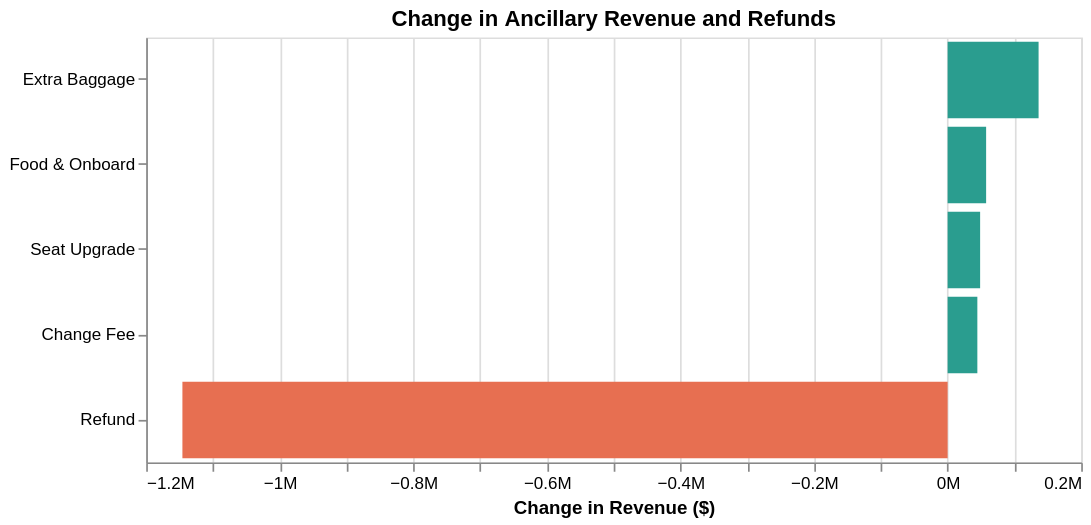

The notebook cell this image was saved under:
### Code cell
ancillary_change = revenue_change[
    revenue_change["Category"] != "Ticket"
]

alt.Chart(ancillary_change[["Category", "Change"]]).mark_bar().encode(
    y=alt.Y("Category:N", sort="-x", title=None),
    x=alt.X(
        "Change:Q",
        title="Change in Revenue ($)",
        axis=alt.Axis(format="~s")
    ),
    color=alt.condition(
        alt.datum.Change >= 0,
        alt.value("#2A9D8F"),
        alt.value("#E76F51")
    ),
    tooltip=[
        "Category",
        alt.Tooltip("Change:Q", format="$,.0f")
    ]
).properties(
    title="Change in Ancillary Revenue and Refunds",
    width=550,
    height=250
)

### Figure 1 — Vega-Lite specification as saved in the notebook (floating-point values rounded to 4 significant figures)
{"config": {"view": {"continuousWidth": 300, "continuousHeight": 300}}, "data": {"name": "data-9a1dea3e2bb97a35b6b92a218b0c3afd"}, "mark": {"type": "bar"}, "encoding": {"color": {"condition": {"test": "(datum.Change >= 0)", "value": "#2A9D8F"}, "value": "#E76F51"}, "tooltip": [{"field": "Category", "type": "nominal"}, {"field": "Change", "format": "$,.0f", "type": "quantitative"}], "x": {"axis": {"format": "~s"}, "field": "Change", "title": "Change in Revenue ($)", "type": "quantitative"}, "y": {"field": "Category", "sort": "-x", "title": null, "type": "nominal"}}, "height": 250, "title": "Change in Ancillary Revenue and Refunds", "width": 550, "$schema": "https://vega.github.io/schema/vega-lite/v6.4.1.json", "datasets": {"data-9a1dea3e2bb97a35b6b92a218b0c3afd": [{"Category": "Extra Baggage", "Change": 136200.0}, {"Category": "Seat Upgrade", "Change": 48660.0}, {"Category": "Change Fee", "Change": 44500.0}, {"Category": "Food & Onboard", "Change": 57640.0}, {"Category": "Refund", "Change": -1146000.0}]}}
